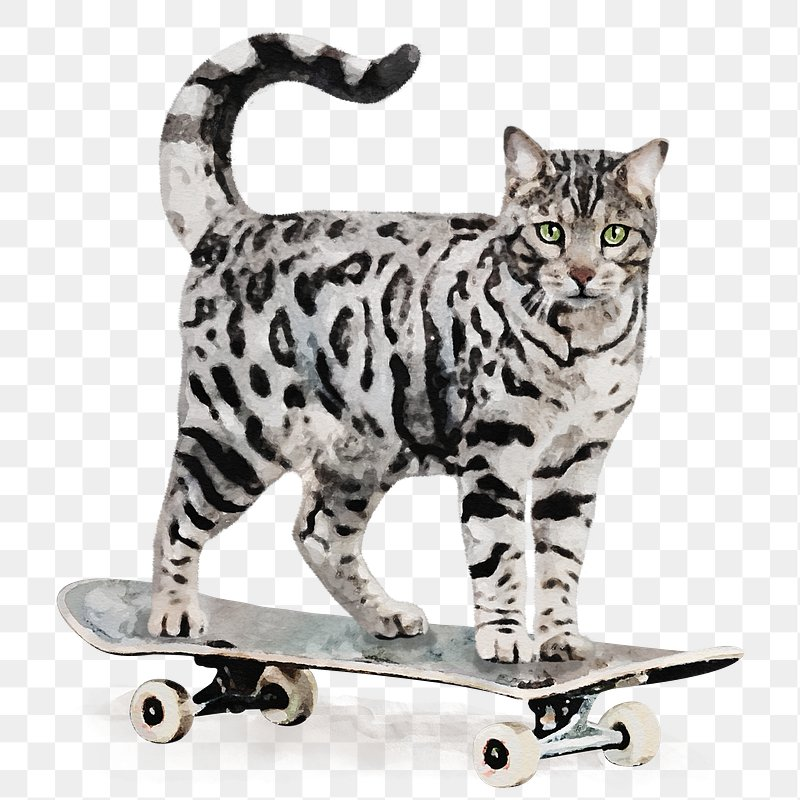
#> input picture 03/image.png, 800 x 800 px, given in place of the camera
$ python 03CV_VideoCapture.py
#> lines starting #> are read from the running program, lines starting #| are printed output that depends on the picture
import cv2
import numpy as np

cap = cv2.VideoCapture(0)  # Start video capture

ret, frame = cap.read()
#> frame is the input picture: shape (800, 800, 3); mean B, G, R 202.4, 204, 205.6
if not ret:
    print("Failed to grab frame")
    cap.release()
    cv2.destroyAllWindows()
    exit()  # Exit if no frame can be captured

# Determine the dimensions of the camera frame
height, width = frame.shape[:2]
#> height = 800; width = 800

# Create a new frame with the same dimensions to hold all transformations
output_frame = np.zeros((height, width, 3), dtype=np.uint8)

while True:
    ret, frame = cap.read()
    if not ret:
        print("Failed to grab frame")
        break

    frame = cv2.cvtColor(frame, cv2.COLOR_BGR2RGB)  # Convert color space from BGR to RGB
    frame_small = cv2.resize(frame, (width // 2, height // 2))  # Resize frame to half of the original dimensions
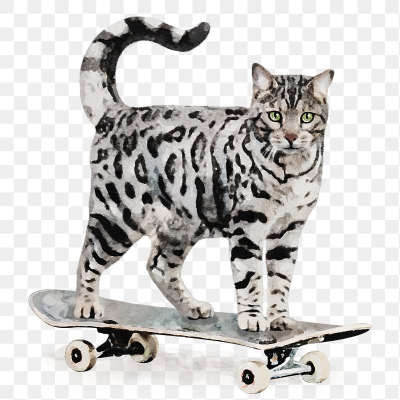
#> frame_small: shape (400, 400, 3); mean R, G, B 205.7, 204.1, 202.5
    frame_r90 = cv2.rotate(frame_small, cv2.ROTATE_90_CLOCKWISE)  # Rotate frame 90 degrees clockwise
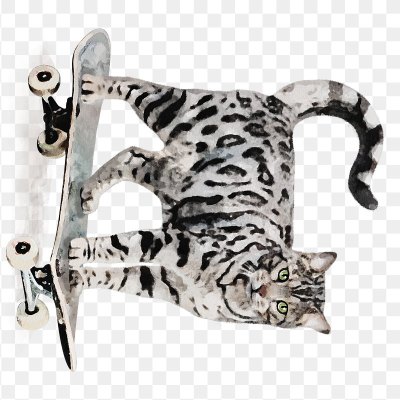
#> frame_r90: shape (400, 400, 3); mean R, G, B 205.7, 204.1, 202.5
    frame_r180 = cv2.rotate(frame_small, cv2.ROTATE_180)  # Rotate frame 180 degrees
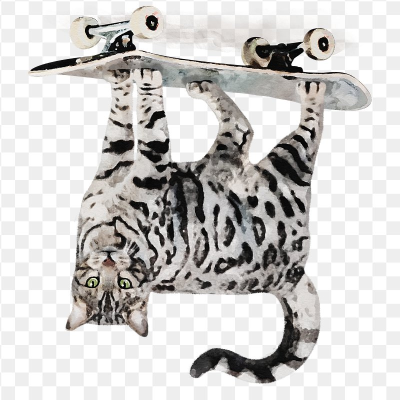
#> frame_r180: shape (400, 400, 3); mean R, G, B 205.7, 204.1, 202.5
    frame_r270 = cv2.rotate(frame_small, cv2.ROTATE_90_COUNTERCLOCKWISE)  # Rotate frame 270 degrees counterclockwise
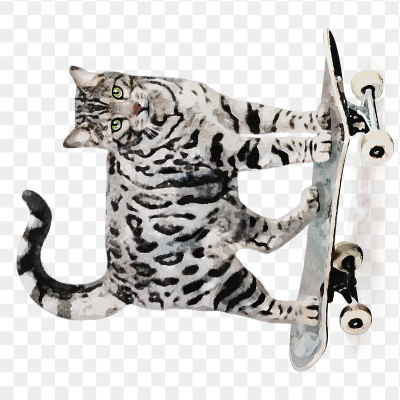
#> frame_r270: shape (400, 400, 3); mean R, G, B 205.7, 204.1, 202.5

    # Resize rotated frames to correctly fit into the quadrants
    # Note the swapped dimensions for rotated frames
    frame_r90_resized = cv2.resize(frame_r90, (width // 2, height // 2))  # Swap dimensions for rotated frame
    frame_r270_resized = cv2.resize(frame_r270, (width // 2, height // 2))  # Swap dimensions for rotated frame

    # Place each small frame into the respective quadrant
    output_frame[:height//2, :width//2] = frame_small
    output_frame[height//2:, :width//2] = frame_r90_resized
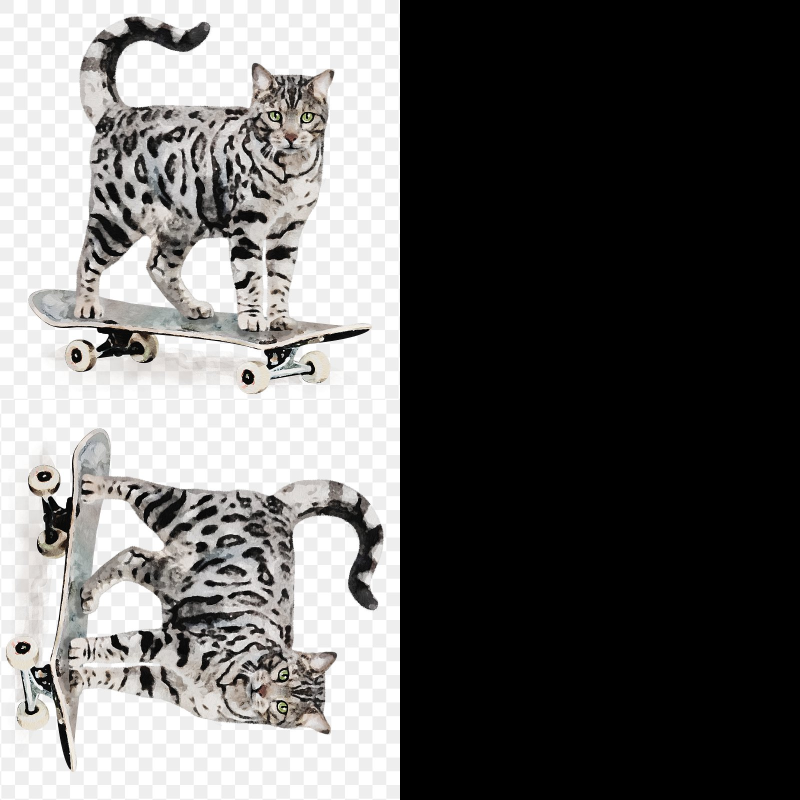
#> output_frame: shape (800, 800, 3); mean R, G, B 102.9, 102, 101.2
    output_frame[:height//2, width//2:] = frame_r180
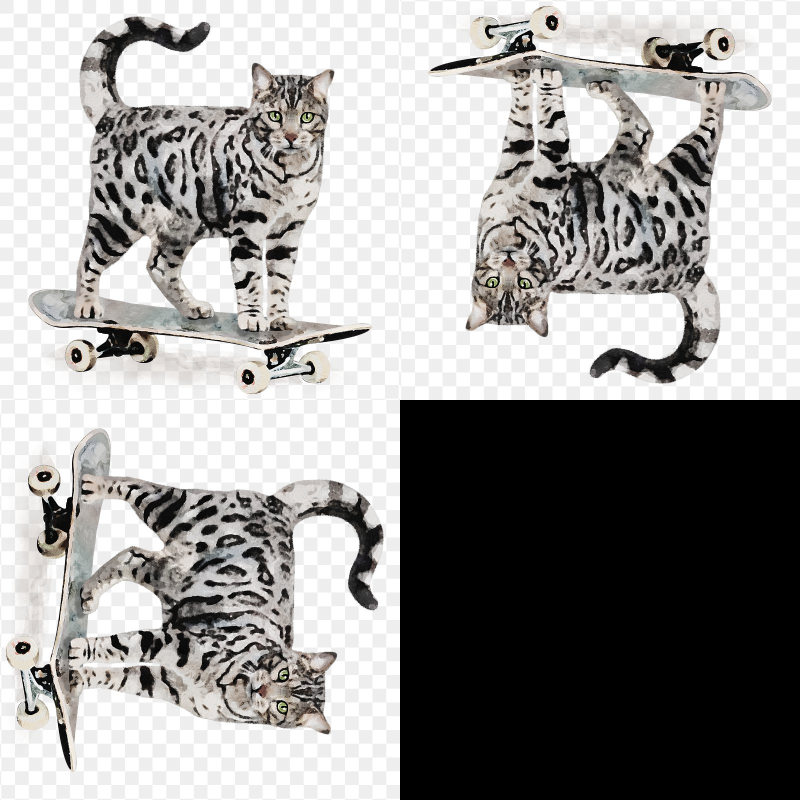
#> output_frame: shape (800, 800, 3); mean R, G, B 154.3, 153.1, 151.9
    output_frame[height//2:, width//2:] = frame_r270_resized
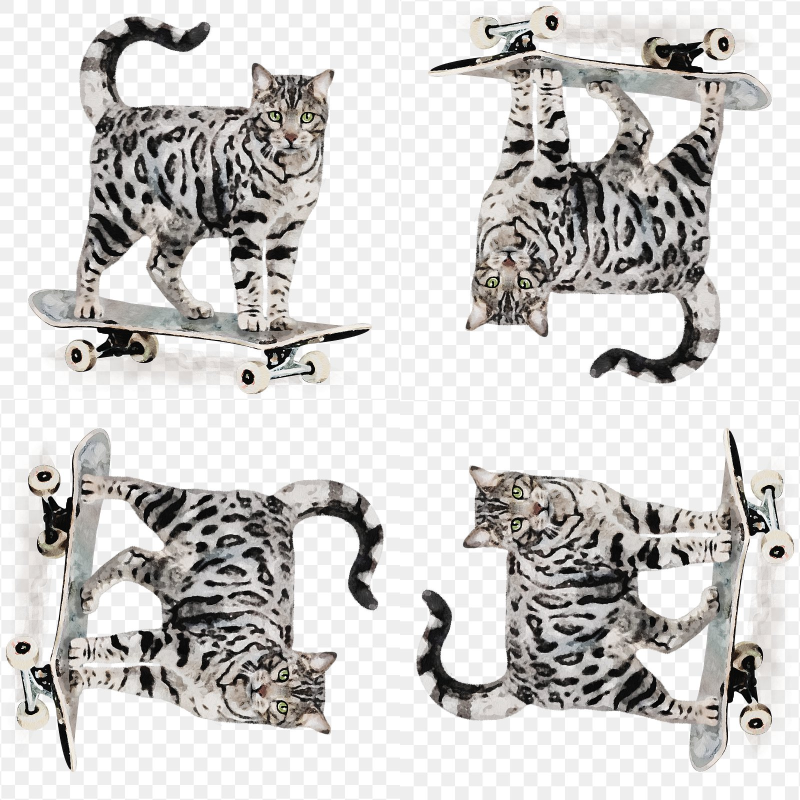
#> output_frame: shape (800, 800, 3); mean R, G, B 205.7, 204.1, 202.5

    cv2.imshow('Video', output_frame)  # Display the composite frame

    if cv2.waitKey(1) & 0xFF == ord('q'):  # Break the loop if 'q' is pressed
#> (key q is pressed here)
        break

cap.release()  # Release the video capture object
cv2.destroyAllWindows()  # Close all OpenCV windows
